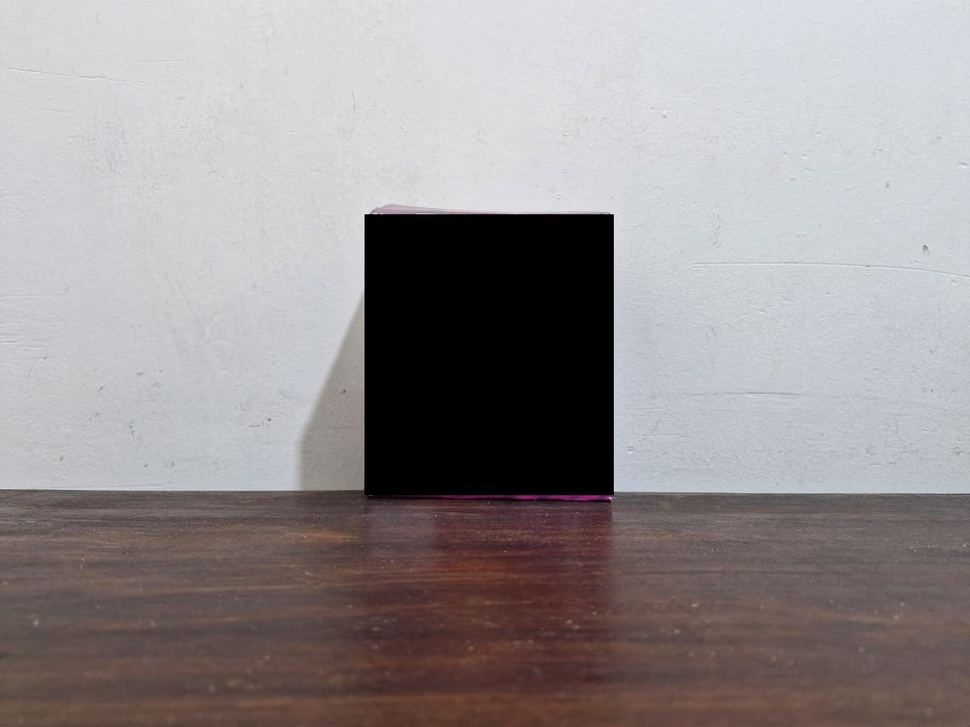
#> input picture img4.jpg, 970 x 727 px, shrunk from 1280 x 960 before the run
$ python main.py
#> lines starting #> are read from the running program, lines starting #| are printed output that depends on the picture; after the words box and inside, x2 and y2 are one past the last pixel; in counts of white or black regions, pixels touching at a corner belong together
### image.py
import cv2
import numpy as np
class Image():
    counter = 0 # used to create different window names
    def __init__(self, path):
        self.path = path
        tmp = cv2.imread(path)
        blurred = cv2.GaussianBlur(tmp, (9, 9), 0) # reduce noise
        gray = cv2.cvtColor(blurred, cv2.COLOR_BGR2GRAY) #change from bgr to gray
        threshold = cv2.adaptiveThreshold(gray, 255, cv2.ADAPTIVE_THRESH_GAUSSIAN_C, cv2.THRESH_BINARY_INV, 73, 12) # change to a binary image
        self.__contours,_ = cv2.findContours(threshold, cv2.RETR_EXTERNAL, cv2.CHAIN_APPROX_SIMPLE) # find different contours
        self.__contour = max(self.__contours, key=cv2.contourArea) # find biggest contour (most likely the main object)
        self.__img = cv2.drawContours(tmp, [self.__contour], -1, (0, 255, 0), -1) # save image with contour
        self.id = Image.counter
        Image.counter += 1

    def show_object_image(self):
        cv2.imshow(f"object {self.id}",self.__img) # show object contour only

    def show_all_contours(self):
        tmp = cv2.drawContours(self.__img.copy(), self.__contours, -1, (0, 255, 0), -1)
        cv2.imshow(f"All Contours {self.id}",tmp) # show all contours

    def get_horizontal_length(self):# get width
        x,y,w,h = cv2.boundingRect(self.__contour)
        return w

    def get_vertical_length(self):# get height
        x,y,w,h = cv2.boundingRect(self.__contour)
        return h

### length_calculator.py
class LengthCalculator:
    @staticmethod
    def calculate_length(w1,l1,w2):
        return (w2 * l1) / w1

### main.py
import cv2
import numpy as np


from image import Image
from length_calculator import LengthCalculator
def main():
    imgS4 = "./img4.jpg" #12 cm width
    imgS5 = "./img5.jpg" #10.7 cm width

    img1 = Image(imgS4)
#> in __init__, tmp is the input picture: shape (727, 970, 3); mean B, G, R 145.9, 144.7, 150.2
#> in __init__, `threshold = cv2.adaptiveThreshold(gray, 255, cv2.ADAPTIVE_THRESH_GAUSS..`:
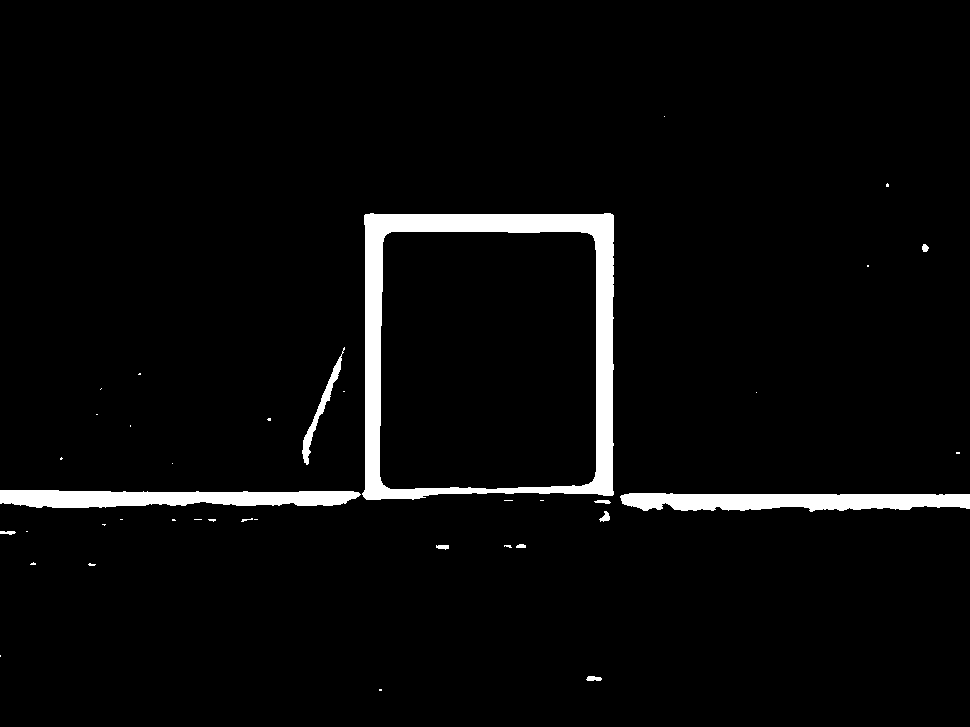
#> threshold: shape (727, 970); 3.8% white; 39 white regions (27 under 20 px), largest, box (x1, y1, x2, y2) and area: (362, 213, 614, 500) 15215, (620, 493, 970, 512) 5152, (0, 490, 361, 508) 5036
#> in __init__, `self.__img = cv2.drawContours(tmp, [self.__contour], -1, (0, 255, 0), ..`:
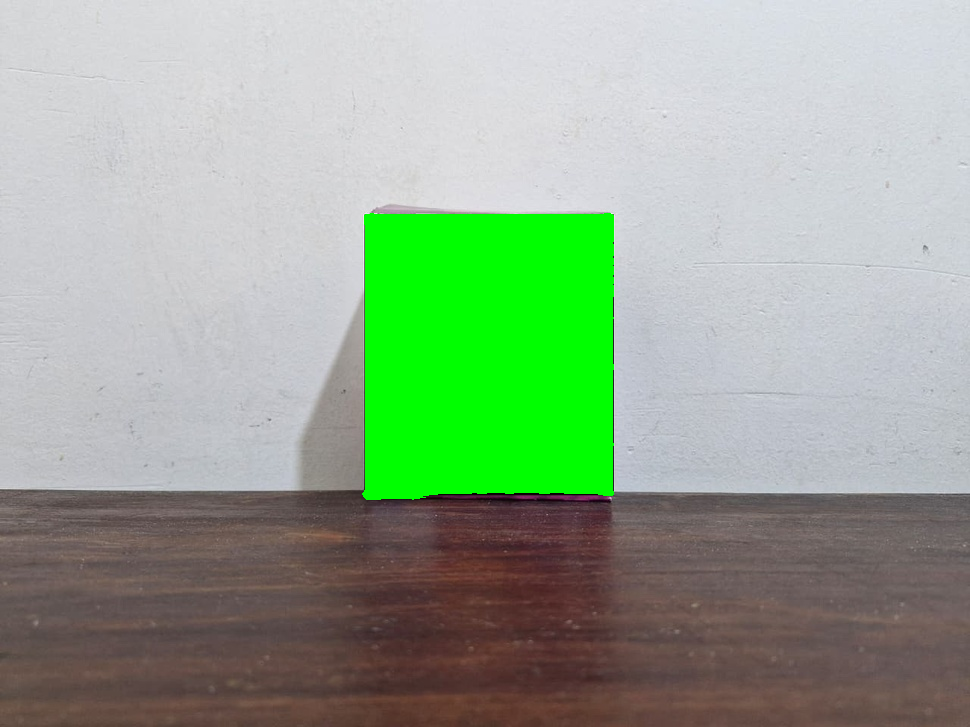
#> tmp: shape (727, 970, 3); 9.91% of pixels changed, all inside (x1, y1, x2, y2) = (362, 213, 614, 500)
    img2 = Image(imgS5)
#> call 2 of __init__, with path = './img5.jpg'
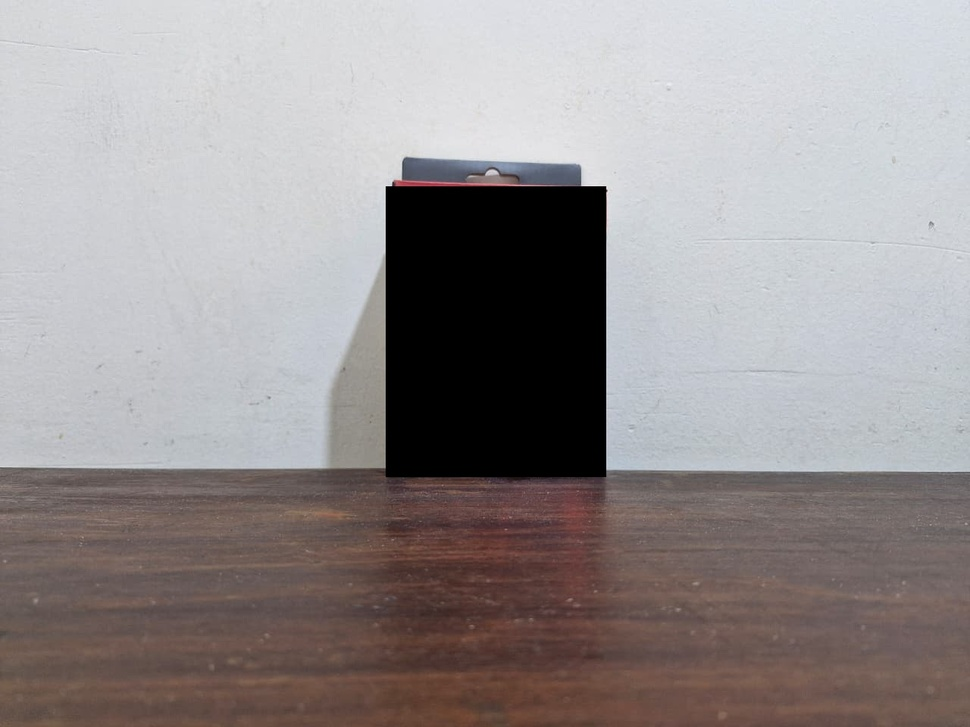
#> input picture img5.jpg, 970 x 727 px, shrunk from 1280 x 960 before the run
#> in __init__, tmp is the input picture: shape (727, 970, 3); mean B, G, R 145.4, 144.9, 150.8
#> in __init__ (call 2), `threshold = cv2.adaptiveThreshold(gray, 255, cv2.ADAPTIVE_THRESH_GAUSS..`:
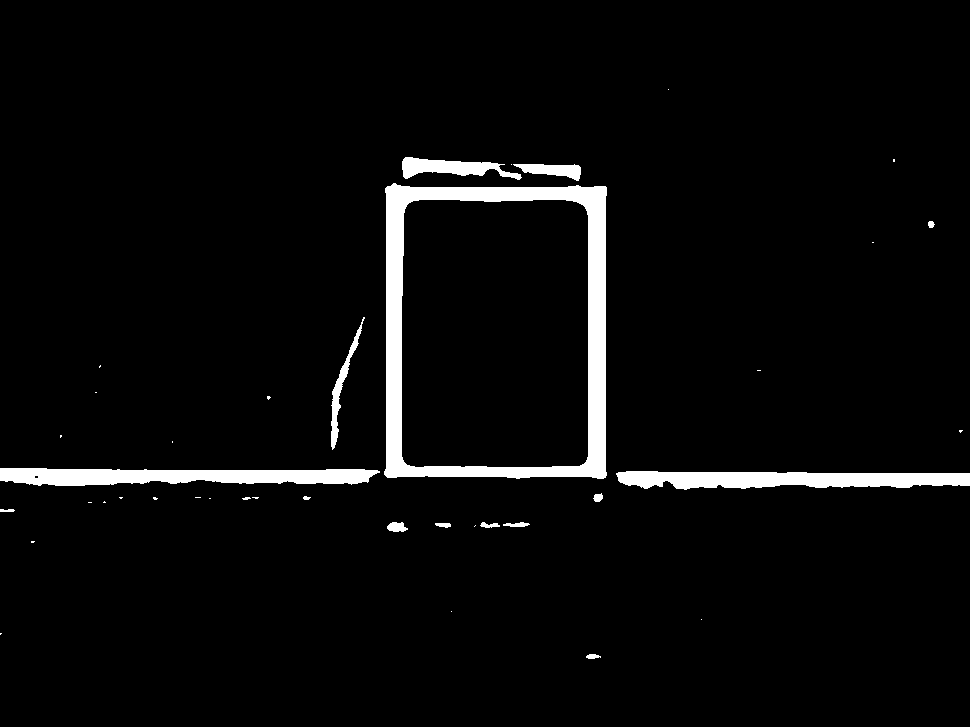
#> threshold: shape (727, 970); 4.1% white; 39 white regions (24 under 20 px), largest, box (x1, y1, x2, y2) and area: (384, 183, 607, 479) 14837, (0, 468, 380, 486) 5188, (616, 471, 970, 490) 4991
#> in __init__ (call 2), `self.__img = cv2.drawContours(tmp, [self.__contour], -1, (0, 255, 0), ..`:
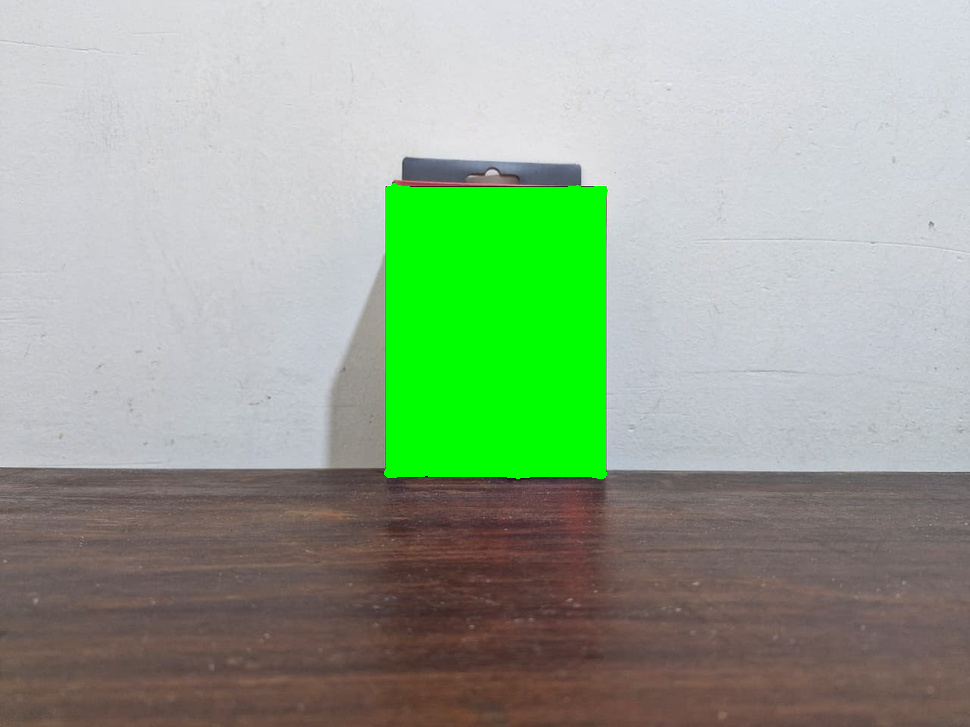
#> tmp: shape (727, 970, 3); 9.07% of pixels changed, all inside (x1, y1, x2, y2) = (384, 183, 607, 479)
    img1.show_object_image()
    img1.show_all_contours()
#> in show_all_contours, `cv2.imshow(f"All Contours {self.id}",tmp)`:
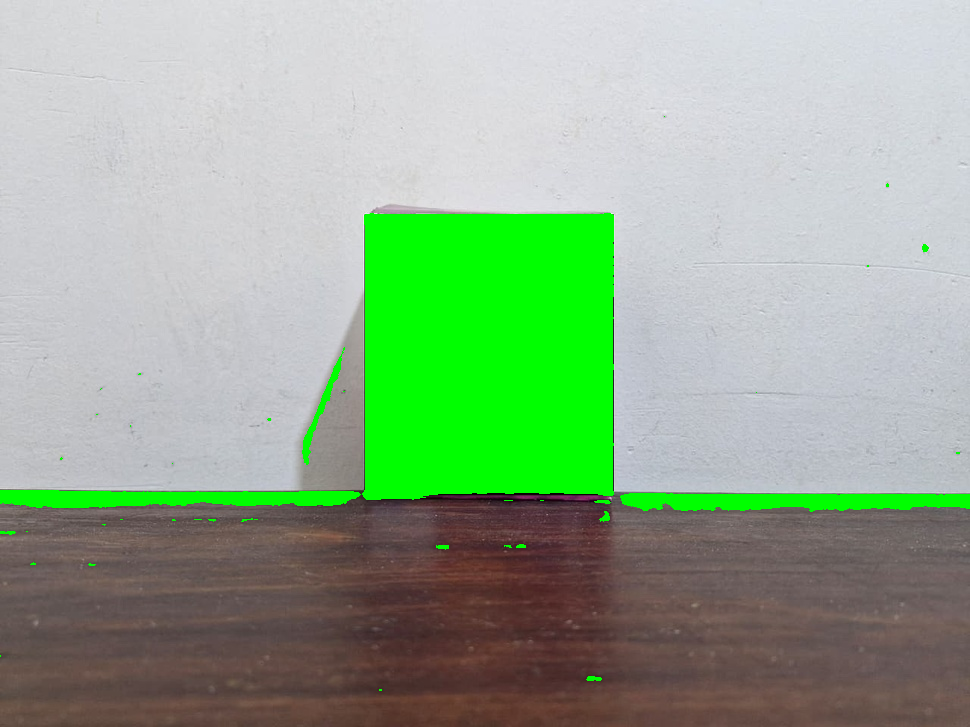
#> window 'All Contours 0': shape (727, 970, 3); mean B, G, R 144.4, 172.6, 148.6
    img1.show_object_image()
    width = LengthCalculator.calculate_length(img1.get_horizontal_length(), 12, img2.get_horizontal_length())
    print(f"width: {width} cm")

    cv2.waitKey(0)
    cv2.destroyAllWindows()
if __name__ == "__main__":
    main()
